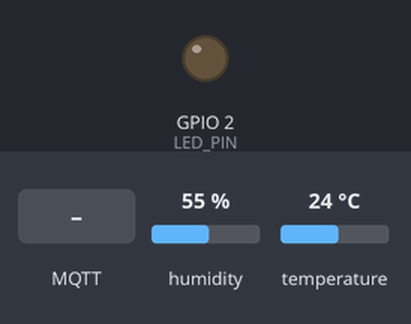
Recording of a sketch running on a simulated ESP32. Parts: output pins drawn as LEDs (lit = HIGH). Dashed ring = blinking. Inputs (shaded band) come from the test bench; at power-on: humidity 55 %, temperature 24 °C. WiFi joins after 1.5 s; servers stay silent unless stated; no MQTT or app messages arrive unless stated; what the sketch prints to the serial monitor is not drawn.

Above: at 2.7 s.
2.8 s: MQTT message "1" arrives on the first subscribed topic
At 2.87 s:
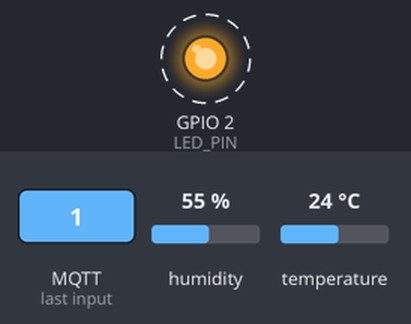
6.3 s: MQTT message "ping" arrives on the first subscribed topic
Timing chart, 0 to 9.3 s (numbered marks = the images above; inputs shaded):
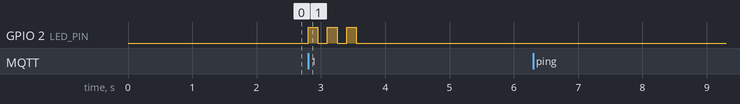

The sketch:

esp32_sensor_node.ino
```cpp
/**
 * Self-Healing IoT — ESP32 Sensor Node
 * ======================================
 * Sensors : DHT22 (Temperature + Humidity)
 *           Optionally: MQ135 (Air quality), BMP280 (Pressure)
 *
 * Libraries to install in Arduino IDE (Sketch → Include Library → Manage Libraries):
 *   - PubSubClient   by Nick O'Leary
 *   - ArduinoJson    by Benoit Blanchon  (v6.x)
 *   - DHT sensor     by Adafruit
 *   - Adafruit Unified Sensor
 *
 * Wiring (ESP32 DevKit):
 *   DHT22 VCC  → 3.3V pin
 *   DHT22 DATA → GPIO 4
 *   DHT22 GND  → GND
 *
 * How to use:
 *   1. Fill in WIFI_SSID, WIFI_PASSWORD, MQTT_BROKER below
 *   2. Give each physical device a unique DEVICE_ID
 *   3. Flash via Arduino IDE (Board: "ESP32 Dev Module")
 *   4. Device auto-appears in dashboard within 10 seconds
 */

#include <WiFi.h>
#include <PubSubClient.h>
#include <DHT.h>
#include <ArduinoJson.h>

// ═══════════════════════════════════════════
//  !! CHANGE THESE FOR EACH DEVICE !!
// ═══════════════════════════════════════════
const char* WIFI_SSID      = "YourWiFiName";
const char* WIFI_PASSWORD  = "YourWiFiPassword";
const char* MQTT_BROKER    = "192.168.1.100";   // IP of PC running Mosquitto
const int   MQTT_PORT      = 1883;
const char* DEVICE_ID      = "esp32_node_01";   // Unique per device!
const char* DEVICE_NAME    = "ESP32 Living Room";
const char* LOCATION       = "living_room";
// ═══════════════════════════════════════════

// Sensor setup
#define DHT_PIN    4
#define DHT_TYPE   DHT22
#define LED_PIN    2   // Built-in LED — blinks on anomaly or healing
DHT dht(DHT_PIN, DHT_TYPE);

// MQTT
WiFiClient   espClient;
PubSubClient mqtt(espClient);

// State
unsigned long lastTelemetry  = 0;
unsigned long lastHeartbeat  = 0;
unsigned long startTime      = 0;
bool         isHealing       = false;
float        lastTemp        = 0.0;
float        lastHumidity    = 0.0;
int          telemetryCount  = 0;

// Topic strings (built in setup)
char topicTelemetryTemp[80];
char topicTelemetryHum[80];
char topicHeartbeat[80];
char topicStatus[80];
char topicCommand[80];

// ─────────────────────────────────────────────
void setup() {
  Serial.begin(115200);
  pinMode(LED_PIN, OUTPUT);
  dht.begin();
  startTime = millis();

  // Build MQTT topic strings
  snprintf(topicTelemetryTemp, sizeof(topicTelemetryTemp),
           "iot/telemetry/%s/temperature", DEVICE_ID);
  snprintf(topicTelemetryHum,  sizeof(topicTelemetryHum),
           "iot/telemetry/%s/humidity", DEVICE_ID);
  snprintf(topicHeartbeat,     sizeof(topicHeartbeat),
           "iot/health/%s/heartbeat", DEVICE_ID);
  snprintf(topicStatus,        sizeof(topicStatus),
           "iot/status/%s", DEVICE_ID);
  snprintf(topicCommand,       sizeof(topicCommand),
           "iot/commands/%s/#", DEVICE_ID);

  connectWiFi();

  mqtt.setServer(MQTT_BROKER, MQTT_PORT);
  mqtt.setCallback(onCommand);
  mqtt.setBufferSize(512);

  connectMQTT();
  Serial.println("✓ Setup complete. Publishing telemetry every 5s.");
}

// ─────────────────────────────────────────────
void loop() {
  // Maintain MQTT connection
  if (!mqtt.connected()) connectMQTT();
  mqtt.loop();

  unsigned long now = millis();

  // Publish telemetry every 5 seconds
  if (now - lastTelemetry >= 5000) {
    publishTelemetry();
    lastTelemetry = now;
  }

  // Publish heartbeat every 30 seconds
  if (now - lastHeartbeat >= 30000) {
    publishHeartbeat();
    lastHeartbeat = now;
  }
}

// ─────────────────────────────────────────────
void connectWiFi() {
  Serial.printf("Connecting to WiFi: %s", WIFI_SSID);
  WiFi.begin(WIFI_SSID, WIFI_PASSWORD);
  while (WiFi.status() != WL_CONNECTED) {
    delay(500);
    Serial.print(".");
  }
  Serial.printf("\n✓ WiFi connected! IP: %s\n", WiFi.localIP().toString().c_str());
}

void connectMQTT() {
  int attempts = 0;
  while (!mqtt.connected() && attempts < 5) {
    Serial.printf("Connecting to MQTT broker %s:%d ...\n", MQTT_BROKER, MQTT_PORT);
    if (mqtt.connect(DEVICE_ID)) {
      Serial.println("✓ MQTT connected!");
      mqtt.subscribe(topicCommand);
      publishHeartbeat();  // Announce presence immediately
      publishStatus("online", "Device connected");
    } else {
      Serial.printf("✗ MQTT failed, rc=%d — retrying in 3s\n", mqtt.state());
      delay(3000);
      attempts++;
    }
  }
}

// ─────────────────────────────────────────────
//  TELEMETRY PUBLISHING
// ─────────────────────────────────────────────
void publishTelemetry() {
  float temp = dht.readTemperature();
  float hum  = dht.readHumidity();

  if (isnan(temp) || isnan(hum)) {
    Serial.println("⚠ Sensor read failed!");
    publishStatus("sensor_error", "DHT22 read failed");
    return;
  }

  lastTemp     = temp;
  lastHumidity = hum;
  telemetryCount++;

  // ── Temperature ──────────────────────────
  StaticJsonDocument<256> doc;
  doc["device_id"]      = DEVICE_ID;
  doc["device_name"]    = DEVICE_NAME;
  doc["device_type"]    = "esp32";
  doc["sensor_type"]    = "temperature";
  doc["value"]          = serialized(String(temp, 2));
  doc["unit"]           = "C";
  doc["location"]       = LOCATION;
  doc["rssi"]           = WiFi.RSSI();          // Signal strength
  doc["uptime_ms"]      = millis() - startTime;
  doc["seq"]            = telemetryCount;
  doc["timestamp"]      = millis();             // Use NTP in production

  char buf[256];
  serializeJson(doc, buf);
  mqtt.publish(topicTelemetryTemp, buf);

  // ── Humidity ─────────────────────────────
  doc["sensor_type"] = "humidity";
  doc["value"]       = serialized(String(hum, 2));
  doc["unit"]        = "%";
  serializeJson(doc, buf);
  mqtt.publish(topicTelemetryHum, buf);

  Serial.printf("[%s] Temp=%.2f°C  Hum=%.2f%%  RSSI=%ddBm\n",
                DEVICE_ID, temp, hum, WiFi.RSSI());
}

// ─────────────────────────────────────────────
//  HEARTBEAT
// ─────────────────────────────────────────────
void publishHeartbeat() {
  StaticJsonDocument<256> doc;
  doc["device_id"]    = DEVICE_ID;
  doc["device_name"]  = DEVICE_NAME;
  doc["device_type"]  = "esp32";
  doc["location"]     = LOCATION;
  doc["status"]       = "online";
  doc["uptime_ms"]    = millis() - startTime;
  doc["rssi"]         = WiFi.RSSI();
  doc["ip"]           = WiFi.localIP().toString();
  doc["mac"]          = WiFi.macAddress();
  doc["free_heap"]    = ESP.getFreeHeap();
  doc["telemetry_count"] = telemetryCount;

  char buf[256];
  serializeJson(doc, buf);
  // retain=true so server sees it even if it starts after device
  mqtt.publish(topicHeartbeat, buf, true);
  Serial.printf("[%s] ♥ Heartbeat sent\n", DEVICE_ID);
}

// ─────────────────────────────────────────────
//  STATUS
// ─────────────────────────────────────────────
void publishStatus(const char* event, const char* message) {
  StaticJsonDocument<128> doc;
  doc["device_id"] = DEVICE_ID;
  doc["event"]     = event;
  doc["message"]   = message;
  doc["uptime_ms"] = millis() - startTime;
  char buf[128];
  serializeJson(doc, buf);
  mqtt.publish(topicStatus, buf);
}

// ─────────────────────────────────────────────
//  RECEIVE HEALING COMMANDS FROM BACKEND
// ─────────────────────────────────────────────
void onCommand(char* topic, byte* payload, unsigned int length) {
  // Parse command JSON
  StaticJsonDocument<256> doc;
  DeserializationError err = deserializeJson(doc, payload, length);
  if (err) { Serial.println("⚠ JSON parse error"); return; }

  const char* command = doc["command"] | "unknown";
  Serial.printf("\n📩 Received command: %s\n", command);
  isHealing = true;
  blinkLED(3);  // Signal healing received

  // ── Handle each healing action ─────────────
  if (strcmp(command, "ping") == 0) {
    // Liveness check — respond with heartbeat
    publishHeartbeat();
    publishStatus("pong", "Alive");

  } else if (strcmp(command, "reset") == 0) {
    // Full hardware restart — most powerful healing
    Serial.println("  → Hardware reset in 2 seconds...");
    publishStatus("resetting", "Hardware reset triggered by AI");
    delay(2000);
    ESP.restart();

  } else if (strcmp(command, "recalibrate") == 0) {
    // Re-read sensor and report new baseline
    Serial.println("  → Recalibrating sensor...");
    delay(2000);  // Let sensor settle
    float newTemp = dht.readTemperature();
    float newHum  = dht.readHumidity();
    char msg[80];
    snprintf(msg, sizeof(msg), "Recalibrated: %.2fC / %.2f%%", newTemp, newHum);
    publishStatus("recalibrated", msg);
    Serial.printf("  → %s\n", msg);

  } else if (strcmp(command, "increase_frequency") == 0) {
    // Send 10 rapid readings for AI validation
    Serial.println("  → Sending 10 validation readings...");
    for (int i = 0; i < 10; i++) {
      publishTelemetry();
      delay(1000);
    }
    publishStatus("validation_complete", "10 samples sent");

  } else if (strcmp(command, "validate") == 0) {
    int samples = doc["parameters"]["sample_count"] | 5;
    Serial.printf("  → Sending %d validation samples...\n", samples);
    for (int i = 0; i < samples; i++) {
      publishTelemetry();
      delay(1500);
    }
    publishStatus("validated", "Validation samples sent");

  } else {
    Serial.printf("  → Unknown command: %s\n", command);
    publishStatus("unknown_command", command);
  }

  isHealing = false;
}

// ─────────────────────────────────────────────
void blinkLED(int times) {
  for (int i = 0; i < times; i++) {
    digitalWrite(LED_PIN, HIGH);
    delay(150);
    digitalWrite(LED_PIN, LOW);
    delay(150);
  }
}
```

Measured:
- after the input at 2.8 s, GPIO 2 (LED_PIN): alternates HIGH for 0.15 s and LOW for 0.15 s, 6 changes in all, then stays LOW, starting at once
- after the input at 6.3 s, every drawn part: stays the same
